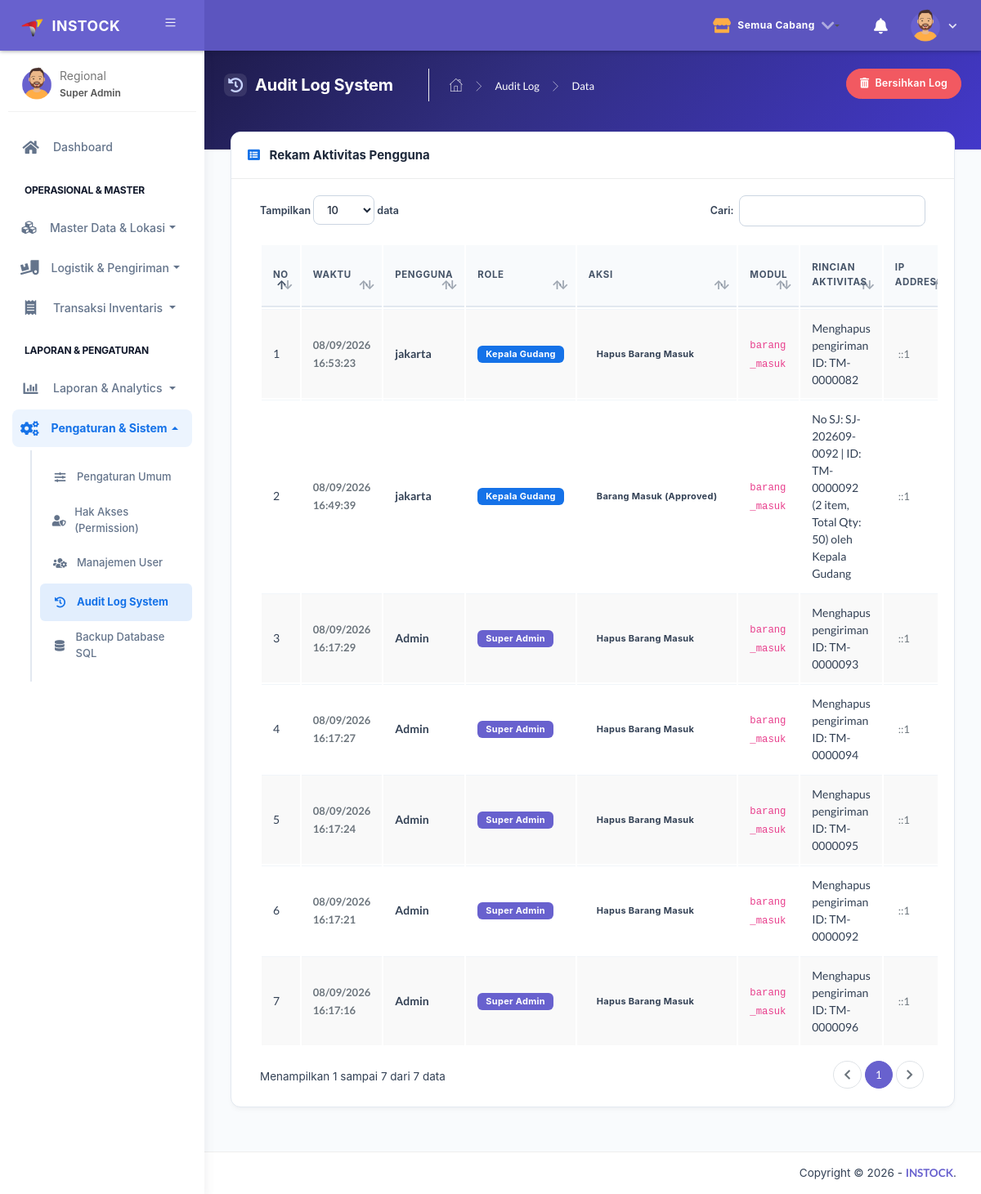
Screenshot of /main.php?module=audit_log (signed in) with the database file from the repository.
### tables this page shows
CREATE TABLE `tbl_setting` (
  `id_setting` int NOT NULL AUTO_INCREMENT,
  `nama_aplikasi` varchar(255) DEFAULT 'INSTOCK',
  `slogan_aplikasi` varchar(255) DEFAULT 'Fulfillment Warehouse Management System',
  `nama_perusahaan` varchar(255) DEFAULT 'PT Instock Fulfillment Indonesia',
  `alamat_perusahaan` text,
  `telepon` varchar(50) DEFAULT '0812-3456-7890',
  `email` varchar(100) DEFAULT 'admin@instock.co.id',
  `logo` varchar(255) DEFAULT 'images/img/q.png',
  `favicon` varchar(255) DEFAULT 'images/img/logo.png',
  `footer_text` varchar(255) DEFAULT 'INSTOCK',
  `stok_minimum_default` int DEFAULT '5',
  `updated_at` datetime DEFAULT CURRENT_TIMESTAMP ON UPDATE CURRENT_TIMESTAMP,
  PRIMARY KEY (`id_setting`)
);

CREATE TABLE `tbl_audit_log` (
  `id_log` int NOT NULL AUTO_INCREMENT,
  `timestamp` datetime DEFAULT CURRENT_TIMESTAMP,
  `id_user` int DEFAULT NULL,
  `username` varchar(100) DEFAULT NULL,
  `role` varchar(50) DEFAULT NULL,
  `action` varchar(100) NOT NULL,
  `module` varchar(50) NOT NULL,
  `details` text,
  `ip_address` varchar(45) DEFAULT NULL,
  PRIMARY KEY (`id_log`),
  KEY `fk_audit_user` (`id_user`),
  CONSTRAINT `fk_audit_user` FOREIGN KEY (`id_user`) REFERENCES `tbl_user` (`id_user`) ON DELETE SET NULL ON UPDATE CASCADE
);

### helper/setting_helper.php (called while the page is built, shortened)
<?php
function getSystemSetting($mysqli)
{
  $defaults = [
    'id_setting' => 1,
    'nama_aplikasi' => 'INSTOCK',
    'slogan_aplikasi' => 'Fulfillment Warehouse Management System',
    'nama_perusahaan' => 'PT Instock Fulfillment Indonesia',
    'alamat_perusahaan' => 'Jl. Jendral Sudirman No. 123, Jakarta Selatan',
    'telepon' => '0812-3456-7890',
    'email' => 'admin@instock.co.id',
    'logo' => 'images/img/q.png',
    'favicon' => 'images/img/logo.png',
    'footer_text' => 'INSTOCK',
    'stok_minimum_default' => 5
  ];
  try {
    $res = @mysqli_query($mysqli, "SELECT * FROM tbl_setting LIMIT 1");
    if ($res && mysqli_num_rows($res) > 0) {
      $data = mysqli_fetch_assoc($res);
      $cached_setting = array_merge($defaults, array_filter($data, function ($val) {
        return !is_null($val);
      }));
      return $cached_setting;
    }
  } catch (Throwable $e) {
  }
  $cached_setting = $defaults;
  return $cached_setting;
}
function getLogoAppPath($sys_setting, $key = 'logo')
{
  $path = $sys_setting[$key] ?? '';
  if (!empty($path) && file_exists($path)) {
    return htmlspecialchars($path);
  }
  return 'assets/img/logo.png';
}

### helper/cabang_helper.php (called while the page is built, shortened)
<?php
if (!function_exists('getActiveCabangId')) {
    function getActiveCabangId() {
        $hak_akses = $_SESSION['hak_akses'] ?? '';
        if ($hak_akses === 'Super Admin' || $hak_akses === 'Administrator') {
            return isset($_SESSION['active_cabang']) ? (int)$_SESSION['active_cabang'] : 0;
        }
        return (int)($_SESSION['id_cabang'] ?? 0);
    }
}
if (!function_exists('getActiveCabangName')) {
    function getActiveCabangName($mysqli) {
        $id = getActiveCabangId();
        if ($id === 0) {
            return "Semua Cabang";
        }
        return "Cabang #" . $id;
    }
}

### modules/audit_log/tampil_data.php (the view, shortened to what this page needs)
<div class="panel-header bg-secondary-gradient">
  <div class="page-inner py-3">
    <div class="d-flex align-items-left align-items-md-top flex-column flex-md-row">
      <div class="page-header text-white">
        <h4 class="page-title text-white"><i class="fas fa-history mr-2"></i> Audit Log System</h4>
        <ul class="breadcrumbs">
          <li class="nav-home"><a href="?module=dashboard"><i class="flaticon-home text-white"></i></a></li>
          <li class="separator"><i class="flaticon-right-arrow"></i></li>
          <li class="nav-item"><a href="?module=audit_log" class="text-white">Audit Log</a></li>
          <li class="separator"><i class="flaticon-right-arrow"></i></li>
          <li class="nav-item"><a>Data</a></li>
        </ul>
      </div>
      <div class="ml-md-auto py-2 py-md-0">
        <form method="POST" action="" onsubmit="return confirm('Apakah Anda yakin ingin menghapus seluruh log audit?');">
          <button type="submit" name="clear_log" class="btn btn-danger btn-round">
            <i class="fas fa-trash-alt mr-1"></i> Bersihkan Log
          </button>
        </form>
      </div>
    </div>
  </div>
</div>
<div class="page-inner mt--5">
  <div class="row">
    <div class="col-md-12">
      <div class="card card-round">
        <div class="card-header">
          <div class="card-title"><i class="fas fa-list-alt mr-2 text-primary"></i> Rekam Aktivitas Pengguna</div>
        </div>
        <div class="card-body">
          <div class="table-responsive">
            <table id="basic-datatables" class="display table table-striped table-hover w-100">
              <thead>
                <tr>
                  <th>No</th>
                  <th>Waktu</th>
                  <th>Pengguna</th>
                  <th>Role</th>
                  <th>Aksi</th>
                  <th>Modul</th>
                  <th>Rincian Aktivitas</th>
                  <th>IP Address</th>
                </tr>
              </thead>
              <tbody>
                <?php
                $no = 1;
                $query = mysqli_query($mysqli, "SELECT * FROM tbl_audit_log ORDER BY id_log DESC LIMIT 500");
                while ($data = mysqli_fetch_assoc($query)):
                  $role_badge = 'badge-secondary';
                  if ($data['role'] === 'Administrator') $role_badge = 'badge-danger';
                  elseif ($data['role'] === 'Kepala Gudang') $role_badge = 'badge-primary';
                  elseif ($data['role'] === 'Admin Gudang') $role_badge = 'badge-info';
                  elseif ($data['role'] === 'Supplier') $role_badge = 'badge-warning';
                ?>
                  <tr>
                    <td><?= $no++ ?></td>
                    <td><small class="font-weight-bold text-muted"><?= date('d/m/Y H:i:s', strtotime($data['timestamp'])) ?></small></td>
                    <td><strong><?= htmlspecialchars($data['username'] ?? 'System') ?></strong></td>
                    <td><span class="badge <?= $role_badge ?>"><?= htmlspecialchars($data['role'] ?? 'Guest') ?></span></td>
                    <td><span class="badge badge-outline-dark font-weight-bold"><?= htmlspecialchars($data['action']) ?></span></td>
                    <td><code><?= htmlspecialchars($data['module']) ?></code></td>
                    <td><?= htmlspecialchars($data['details'] ?? '-') ?></td>
                    <td><small class="text-muted"><i class="fas fa-network-wired mr-1"></i><?= htmlspecialchars($data['ip_address'] ?? '127.0.0.1') ?></small></td>
                  </tr>
                <?php endwhile; ?>
              </tbody>
            </table>
          </div>
        </div>
      </div>
    </div>
  </div>
</div>

### main.php (shortened to what this page needs)
<?php
if (empty($_SESSION['username']) && empty($_SESSION['password'])) {
    header('location: login.php?pesan=2');
    exit;
} else {
    require_once "config/database.php";
    require_once "helper/setting_helper.php";
    require_once "helper/cabang_helper.php";
    $sys_setting = getSystemSetting($mysqli);
    $user_id_sess = (int) ($_SESSION['id_user'] ?? 0);
    $user_foto_db = $_SESSION['foto'] ?? '';
    if (empty($user_foto_db) && $user_id_sess > 0) {
        $q_f = mysqli_query($mysqli, "SELECT foto FROM tbl_user WHERE id_user = $user_id_sess");
        if ($q_f && $r_f = mysqli_fetch_assoc($q_f)) {
            $user_foto_db = $r_f['foto'] ?? '';
        }
    }
    $user_avatar_path = (!empty($user_foto_db) && file_exists("assets/img/user/" . $user_foto_db))
        ? "assets/img/user/" . htmlspecialchars($user_foto_db)
        : "assets/img/avatar-2.png";
    ?>
    <!DOCTYPE html>
    <html lang="en">
    <head>
        <link rel="stylesheet" href="assets/css/fonts.min.css">
        <link rel="stylesheet" href="assets/css/bootstrap.min.css">
        <link rel="stylesheet" href="assets/css/atlantis.min.css">
        <link rel="stylesheet" href="assets/css/style.css">
        <link rel="stylesheet" href="assets/css/global-custom-theme.css">
        <link rel="stylesheet" href="assets/js/plugin/datepicker/css/bootstrap-datepicker.css">
        <link rel="stylesheet" href="assets/js/plugin/chosen/chosen.css">
    </head>
    <body>
        <div class="wrapper">
            <div class="main-header">
                <div class="logo-header" data-background-color="purple">
                    <a href="?module=dashboard" class="logo text-white font-weight-bold d-flex align-items-center">
                        <img src="<?= getLogoAppPath($sys_setting) ?>" alt="navbar brand" class="navbar-brand mr-2"
                            style="max-height: 32px;">
                        <span class="navbar-brand-title font-weight-bold"
                            style="font-size: 1.1rem; letter-spacing: 0.5px; text-transform: uppercase;">
                            <?= htmlspecialchars($sys_setting['nama_aplikasi']) ?>
                        </span>
                    </a>
                    <div class="nav-toggle">
                        <button class="btn btn-toggle toggle-sidebar">
                            <i class="icon-menu"></i>
                        </button>
                    </div>
                </div>
                <nav class="navbar navbar-header navbar-expand-lg" data-background-color="purple2">
                    <div class="container-fluid">
                        <ul class="navbar-nav topbar-nav ml-md-auto align-items-center">
                            <?php
                            $sess_hak_akses = $_SESSION['hak_akses'] ?? '';
                            ?>
                            <?php if ($sess_hak_akses === 'Super Admin' || $sess_hak_akses === 'Administrator'): ?>
                                <li class="nav-item dropdown mr-3">
                                    <a class="nav-link dropdown-toggle text-white font-weight-bold d-flex align-items-center px-3 py-1 bg-white-10 rounded-pill"
                                        data-toggle="dropdown" href="#" role="button" aria-expanded="false"
                                        title="Pilih Cabang / Lokasi Work">
                                        <i class="fas fa-store text-warning mr-2"></i>
                                        <span><?= htmlspecialchars(getActiveCabangName($mysqli)) ?></span>
                                        <i class="fas fa-chevron-down ml-2 fa-xs text-white-50"></i>
                                    </a>
                                </li>
                            <?php endif; ?>
                            <li class="nav-item dropdown hidden-caret mr-3">
                                <a class="nav-link dropdown-toggle" data-toggle="dropdown" href="#" role="button"
                                    aria-expanded="false" title="Peringatan Stok Minimum">
                                    <i class="fas fa-bell text-white" style="font-size: 1.2rem;"></i>
                                </a>
                            </li>
                            <li class="nav-item dropdown hidden-caret">
                                <a class="dropdown-toggle profile-pic d-flex align-items-center" data-toggle="dropdown"
                                    href="javascript:void(0)" aria-expanded="false">
                                    <div class="avatar-sm">
                                        <img src="<?= $user_avatar_path ?>" alt="image profile"
                                            class="avatar-img rounded-circle" style="object-fit: cover;">
                                    </div>
                                    <i class="fas fa-chevron-down ml-2 text-white"
                                        style="font-size: 11px; opacity: 0.85;"></i>
                                </a>
                            </li>
                        </ul>
                    </div>
                </nav>
            </div>
            <div class="sidebar sidebar-style-2">
                <div class="sidebar-wrapper scrollbar scrollbar-inner">
                    <div class="sidebar-content">
                        <div class="user">
                            <div class="avatar-sm float-left mr-2">
                                <img src="<?= $user_avatar_path ?>" alt="image profile" class="avatar-img rounded-circle"
                                    style="width: 40px; height: 40px; object-fit: cover;">
                            </div>
                            <div class="info">
                                <a>
                                    <span>
                                        <?php echo $_SESSION['nama_user']; ?>
                                        <span class="user-level"><?php echo $_SESSION['hak_akses']; ?></span>
                                    </span>
                                </a>
                            </div>
                        </div>
                        <ul class="nav nav-secondary">
                            <?php include "sidebar_menu.php"; ?>
                        </ul>
                    </div>
                </div>
            </div>
            <div class="main-panel">
                <div class="content">
                    <?php include "content.php"; ?>
                </div>
                <footer class="footer">
                    <div class="container-fluid">
                        <div class="copyright ml-auto">
                            Copyright &copy; <?php echo date('Y'); ?> - <a href="javascript:void(0)"
                                class="text-secondary font-weight-bold"><?= htmlspecialchars($sys_setting['footer_text']) ?></a>.
                        </div>
                    </div>
                </footer>
            </div>
        </div>
    </body>
    </html>
<?php } ?>

### rows the page displays
tbl_setting: logo (picture), nama_aplikasi "INSTOCK", footer_text "INSTOCK"
tbl_audit_log: timestamp "08/09/2026 16:53:23", username "jakarta", role "Kepala Gudang", action "Hapus Barang Masuk", module "barang_masuk", details "Menghapus pengiriman ID: TM-0000082", ip_address "::1"
tbl_audit_log: timestamp "08/09/2026 16:49:39", username "jakarta", role "Kepala Gudang", action "Barang Masuk (Approved)", module "barang_masuk", details "No SJ: SJ-202609-0092 | ID: TM-0000092 (2 item, Total Qty: 50) oleh Kepala Gudang", ip_address "::1"
tbl_audit_log: timestamp "08/09/2026 16:17:29", username "Admin", role "Super Admin", action "Hapus Barang Masuk", module "barang_masuk", details "Menghapus pengiriman ID: TM-0000093", ip_address "::1"
tbl_audit_log: timestamp "08/09/2026 16:17:27", username "Admin", role "Super Admin", action "Hapus Barang Masuk", module "barang_masuk", details "Menghapus pengiriman ID: TM-0000094", ip_address "::1"
tbl_audit_log: timestamp "08/09/2026 16:17:24", username "Admin", role "Super Admin", action "Hapus Barang Masuk", module "barang_masuk", details "Menghapus pengiriman ID: TM-0000095", ip_address "::1"
tbl_audit_log: timestamp "08/09/2026 16:17:21", username "Admin", role "Super Admin", action "Hapus Barang Masuk", module "barang_masuk", details "Menghapus pengiriman ID: TM-0000092", ip_address "::1"
tbl_audit_log: timestamp "08/09/2026 16:17:16", username "Admin", role "Super Admin", action "Hapus Barang Masuk", module "barang_masuk", details "Menghapus pengiriman ID: TM-0000096", ip_address "::1"

### other values shown
getActiveCabangName($mysqli) "Semua Cabang"
$_SESSION['nama_user'] "Regional"
$_SESSION['hak_akses'] "Super Admin"
